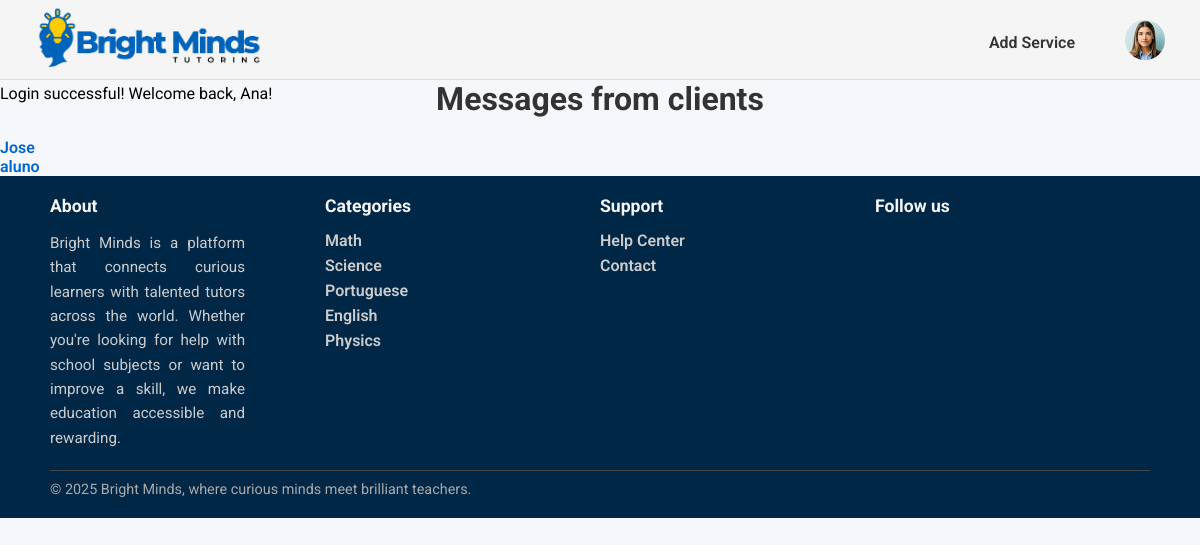
/pages/inbox.php (signed in), run on the app's committed database.
### tables this page shows
CREATE TABLE User (
    user_id INTEGER PRIMARY KEY,
    username TEXT UNIQUE NOT NULL,
    name TEXT NOT NULL,
    birth_date DATE,
    email TEXT UNIQUE NOT NULL,
    password TEXT NOT NULL,
    usertype TEXT CHECK(usertype IN ('student', 'tutor', 'admin')) NOT NULL,
    address TEXT,
    postal_code TEXT,
    city TEXT,
    registration_date DATE NOT NULL,
    profile_image TEXT
);

CREATE TABLE Category(
    category_name TEXT PRIMARY KEY
);

### utils/session.php (called while the page is built, shortened)
<?php
  class Session {
    private array $messages;
    public function __construct() {
      $this->messages = isset($_SESSION['messages']) ? $_SESSION['messages'] : array();
    }
    public function isLoggedIn() : bool {
      return isset($_SESSION['id']);
    }
    public function getId() : ?int {
      return isset($_SESSION['id']) ? $_SESSION['id'] : null;
    }
    public function getUserType() : ?string {
      return isset($_SESSION['user_type']) ? $_SESSION['user_type'] : null;
    }
    public function getPhoto(): ?string{
      return isset($_SESSION['photo']) ? $_SESSION['photo'] : null;
    }
    public function getMessages() {
      return $this->messages;
    }
  }
?>

### database/message.class.php (called while the page is built, shortened)
<?php
class Message {
  public static function getDistinctSenders(PDO $db, int $receiver_id): array {
    $stmt = $db->prepare("
      SELECT DISTINCT User.*
      FROM Message
      JOIN User ON Message.sender_id = User.user_id
      WHERE receiver_id = ?
    ");
    $stmt->execute([$receiver_id]);
    $senders = [];
    while ($row = $stmt->fetch()) {
      $senders[] = new User(
        intval($row['user_id']),
        $row['username'],
        $row['name'],
        $row['email'],
        $row['password'],
        $row['usertype'],
        $row['registration_date'],
        $row['birth_date'] ?? null,
        $row['address'] ?? null,
        $row['postal_code'] ?? null,
        $row['city'] ?? null,
        $row['profile_image'] ?? null
      );
    }
    return $senders;
  }
}
?>

### database/user.class.php (called while the page is built, shortened)
<?php
  class User {
    public function __construct(int $id, string $username, string $name, string $email, string $password, string $user_type, string $registration_date, ?string $birth_date, ?string $address, ?string $postal_code, ?string $city, ?string $profile_image) {
      $this->id = $id;
      $this->name= $name;
    }
  }
?>

### database/categories.php (called while the page is built, shortened)
<?php
  function getAllCategories(PDO $db) {
    $stmt = $db->prepare('SELECT category_name
                          FROM Category');
    $stmt->execute();
    return $stmt->fetchAll();
  }
?>

### pages/inbox.php (the view, shortened to what this page needs)
<?php
    require_once(__DIR__ . '/../database/connection.db.php');
    require_once(__DIR__ . '/../database/categories.php');
    require_once(__DIR__ . '/../database/user.class.php');
    require_once(__DIR__ . '/../database/message.class.php');
    require_once(__DIR__ . '/../templates/common.tpl.php');
    require_once(__DIR__ . '/../utils/session.php');
    $session = new Session();
    $db = getDatabaseConnection();
    $categories = getAllCategories($db);
    $logged_user_id = $session->getId();
    $senders = Message::getDistinctSenders($db, $logged_user_id);
    drawHeader($session);?>
    <section class="inbox">
    <h2>Messages from clients</h2>
    <ul>
        <?php foreach ($senders as $sender): ?>
        <li>
            <a href="chat.php?user=<?= $sender->id ?>">
            <?= htmlspecialchars($sender->name) ?>
            </a>
        </li>
        <?php endforeach; ?>
    </ul>
    </section>
    <?php drawFooter($categories);?>

### templates/common.tpl.php (shortened to what this page needs)
<?php
    require_once(__DIR__. '/../utils/session.php');
    require_once(__DIR__.'/../database/user.class.php');
?>
<?php function drawHeader(Session $session){ ?>
    <!DOCTYPE html>
    <html>
        <head>
            <link rel="stylesheet" href="../css/style.css">
            <link rel="stylesheet" href="../css/profile.css">
            <link rel="stylesheet" href="../css/services.css">
            <link rel="stylesheet" href="../css/service_detail.css">
            <link rel="stylesheet" href="../css/admin.css">
            <link rel="stylesheet" href="../css/services_manage.css">
            <link rel="stylesheet" href="../css/client_booking.css">
            <link rel="stylesheet" href="../css/message.css">
        </head>
        <body>
            <header>
                <nav>
                    <a href="../pages/index.php"><img id="logo" src="../docs/BrightMinds_logo.png" alt="BrightMinds Logo"></a>
                    <?php
                        if($session->isLoggedIn()) drawUserNav($session);
                        else drawVisitorNav();
                    ?>
                </nav>
                <section id="messages">
                    <?php foreach ($session->getMessages() as $messsage) { ?>
                        <article class="<?=$messsage['type']?>">
                            <?=$messsage['text']?>
                        </article>
                    <?php } ?>
                </section>
            </header>
            <main>
<?php } ?>
<?php function drawUserNav(Session $session) { ?>
    <div class="user-nav">
        <?php if($session->getUserType()==='student'){ ?>
            <a href="../pages/become_freelancer.php">Become a Tutor</a>
        <?php } else { ?>
            <a href="../pages/add_service.php">Add Service</a>
        <?php } ?>
        <div class="profile-dropdown">
            <button type="button" class="profile-button" onclick="toggleProfileMenu()">
                <img src="<?= $session->getPhoto() ?>" alt="Profile image" class="profile-image">
            </button>
        </div>
    </div>
<?php } ?>
<?php function drawFooter(array $categories){ ?>
            </main>
            <footer>
                <div class="footer-content">
                    <section class="footer-column">
                        <h3>About</h3>
                        <p class="footer-about">
                            Bright Minds is a platform that connects curious learners with talented tutors across the world.
                            Whether you're looking for help with school subjects or want to improve a skill, we make education accessible and rewarding.
                        </p>
                    </section>
                    <section class="footer-column">
                        <h3>Categories</h3>
                        <ul>
                            <?php foreach($categories as $category){ ?>
                                <li>
                                    <a href=""><?=$category['category_name']?>
                                    </a>
                                </li>
                            <?php } ?>
                        </ul>
                    </section>
                    <section class="footer-column">
                        <h3>Support</h3>
                        <ul>
                            <li><a href="#">Help Center</a></li>
                            <li><a href="#">Contact</a></li>
                        </ul>
                    </section>
                    <section class="footer-column">
                        <h3>Follow us</h3>
                    </section>
                    <div class="footer-bottom">
                        <hr>
                        <p>© 2025 Bright Minds, where curious minds meet brilliant teachers.</p>
                    </div>
                </div>
            </footer>
        </body>
    </html>
<?php } ?>

### css/style.css (style rules this page uses)
* { font-family: "Roboto"; margin:0; padding:0; box-sizing: border-box; }
body { background-color: #f5f7fa; }
header { font-family: "Roboto"; font-style: normal; background-color: whitesmoke; border-bottom: 1px solid #ddd; height: 80px; width: 100%; position: sticky; top:0; left:0; }
nav { display: flex; align-items: center; justify-content: space-between; padding: 5px 35px; }
#logo { height:70px; width: auto; }
a { text-decoration:none; }
.visitor-nav-links li a, .user-nav a { color: #333; font-weight: 600; font-size: 16px; }
.user-nav { display: flex; align-items: center; gap: 50px; }
.user-nav > a { color: #333; font-weight: 600; font-size: 16px; }
.profile-button { background:none; border:none; cursor:pointer; padding:0; }
.profile-image { width: 40px; height: 40px; border-radius: 50%; object-fit: cover; }
.profile-dropdown { position: relative; }
footer { font-family: "Roboto", sans-serif; background-color: #012747; color: #fff; padding: 20px 50px; }
.footer-content { display:grid; grid-template-columns: repeat(4, 1fr); grid-template-rows: auto auto; row-gap: 20px; }
.footer-about { font-size: 0.95rem; line-height: 1.6; text-align: justify; color: #ccc; max-width: 280px; }
.footer-column:first-child { padding-right: 80px; }
.footer-bottom { grid-column: 1 / -1; }
.footer-column h3 { font-size: 1.1rem; margin-bottom: 15px; color: #f5f5f5; }
.footer-column ul { list-style: none; }
.footer-column ul li { margin-bottom: 6px; }
.footer-column ul li a { text-decoration: none; color: #ccc; }
.footer-bottom { text-align: start; font-size: 0.9rem; color: #aaa; }
.footer-bottom hr { border: none; border-top: 1px solid #444; margin-bottom: 10px; }

### css/profile.css (style rules this page uses)
* { font-family: 'Roboto', sans-serif; margin: 0; padding: 0; box-sizing: border-box; }
h2 { font-size: 2rem; color: #333; margin-bottom: 20px; text-align: center; }

### css/services_manage.css (style rules this page uses)
a { color: #0066cc; text-decoration: none; }

### css/client_booking.css (style rules this page uses)
a { color: #0066cc; text-decoration: none; font-weight: 600; }

### data on the page
user: name "Jose"
user: name "aluno"
category: category_name "Math"
category: category_name "Science"
category: category_name "Portuguese"
category: category_name "English"
category: category_name "Physics"

### other printed values
$messsage['text'] "Login successful! Welcome back, Ana!"
